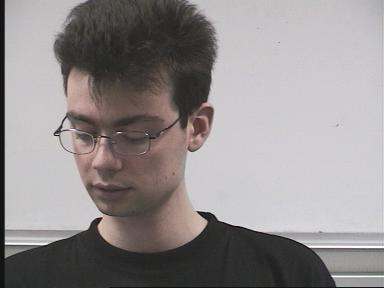
#> input picture facial_recog/dataset/s0/0.jpg, 384 x 288 px, found by its file name
$ python recog_script.py
#> lines starting #> are read from the running program, lines starting #| are printed output that depends on the picture
import cv2
import os
import numpy as np

def main():
    face_cascade = cv2.CascadeClassifier('~/Multi-Facial-Steganography/facial_recog/haarcascades/haarcascade_frontalface_default.xml')
    eye_cascade = cv2.CascadeClassifier('~/Multi-Facial-Steganography/facial_recog/haarcascades/haarcascade_eye.xml')
    imgpath = '~/Multi-Facial-Steganography/facial_recog/dataset/s0/0.jpg'
    img = cv2.imread(imgpath)
#> img is the input picture: shape (288, 384, 3); mean B, G, R 141.1, 141.3, 145.9
    gray = cv2.cvtColor(img, cv2.COLOR_BGR2GRAY)
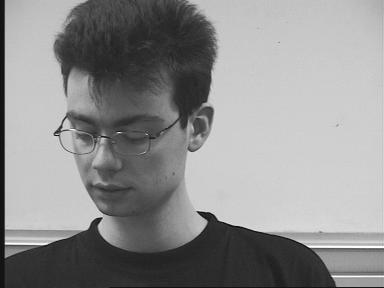
#> gray: shape (288, 384); min 7, max 255, mean 142.7
#> (the run stopped early here; a loop or call above may not have finished)

$ run again, with facial_recog/dataset/s0/1.jpg copied over facial_recog/dataset/s0/0.jpg
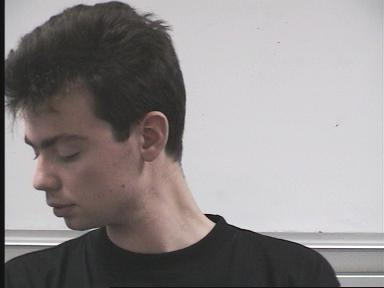
#> input picture facial_recog/dataset/s0/1.jpg, 384 x 288 px, found by its file name
#> in main, img is the input picture: shape (288, 384, 3); mean B, G, R 139.8, 139.7, 144.4
#> in main, `gray = cv2.cvtColor(img, cv2.COLOR_BGR2GRAY)`:
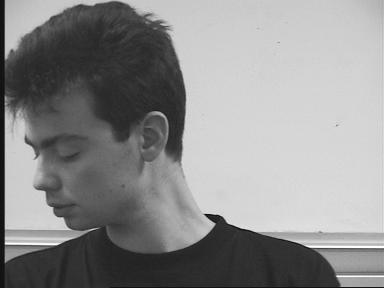
#> gray: shape (288, 384); min 3, max 255, mean 141.1

$ run again, with facial_recog/dataset/s0/2.jpg copied over facial_recog/dataset/s0/0.jpg
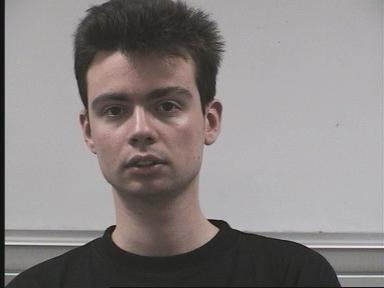
#> input picture facial_recog/dataset/s0/2.jpg, 384 x 288 px, found by its file name
#> in main, img is the input picture: shape (288, 384, 3); mean B, G, R 131.5, 132.1, 137.4
#> in main, `gray = cv2.cvtColor(img, cv2.COLOR_BGR2GRAY)`:
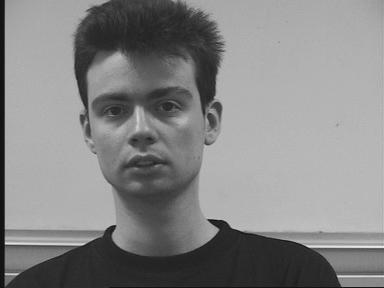
#> gray: shape (288, 384); min 5, max 239, mean 133.7

$ run again, with facial_recog/dataset/s0/3.jpg copied over facial_recog/dataset/s0/0.jpg
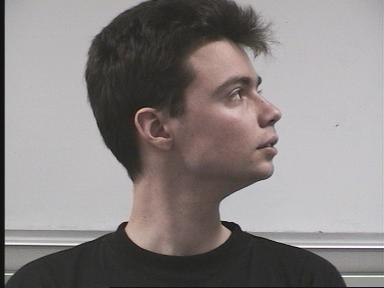
#> input picture facial_recog/dataset/s0/3.jpg, 384 x 288 px, found by its file name
#> in main, img is the input picture: shape (288, 384, 3); mean B, G, R 130.9, 131.6, 137.1
#> in main, `gray = cv2.cvtColor(img, cv2.COLOR_BGR2GRAY)`:
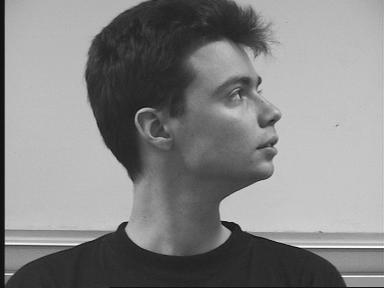
#> gray: shape (288, 384); min 6, max 253, mean 133.3
